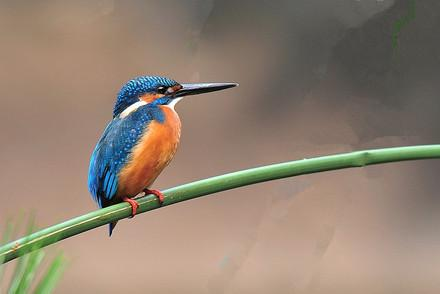
#> input picture opencv_3/images/29.jpg, 440 x 294 px, found by its file name
$ jupyter execute 'OpenCV 中的轮廓 .ipynb'   (older library calls are emulated)
#> lines starting #> are read from the running program, lines starting #| are printed output that depends on the picture; after the words box and inside, x2 and y2 are one past the last pixel; in counts of white or black regions, pixels touching at a corner belong together
[cell 1]
#绘制轮廓
import numpy as np
import cv2
from matplotlib import pyplot as plt

[cell 2]
import cv2
from matplotlib import pyplot as plt
img = cv2.imread('../images/29.jpg')
#> img is the input picture: shape (294, 440, 3); mean B, G, R 113.9, 129.5, 145.4
gray = cv2.cvtColor(img,cv2.COLOR_BGR2GRAY)
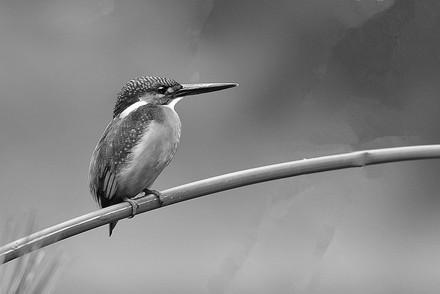
#> gray: shape (294, 440); min 1, max 255, mean 132.5
ret, binary = cv2.threshold(gray,127,255,cv2.THRESH_BINARY)
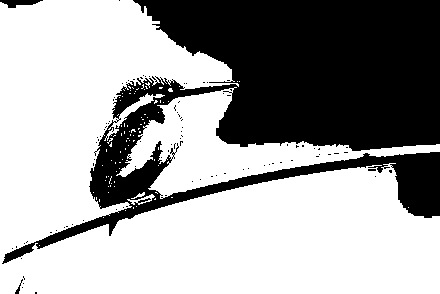
#> binary: shape (294, 440); 63.4% white; 95 black regions (92 under 20 px)

image,contours, hierarchy = cv2.findContours(binary,cv2.RETR_TREE,cv2.CHAIN_APPROX_SIMPLE)
#> contours = 233 contours, 228 with area under 20; largest, box (x1, y1, x2, y2) and area: (0, 0, 440, 294) 69812, (116, 87, 440, 199) 10339, (127, 194, 155, 205) 91, (137, 197, 152, 204) 40, (367, 168, 377, 172) 25
cv2.drawContours(img,contours,-1,(0,255,0),3)
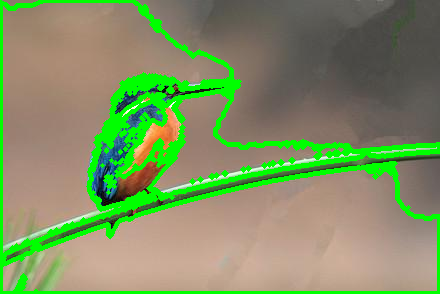
#> img: shape (294, 440, 3); 13.2% of pixels changed, all inside (x1, y1, x2, y2) = (0, 0, 440, 294)

cv2.imshow("img", img)
cv2.waitKey(0)
# plt.subplot(121),plt(img,'gray')
# plt.xticks([]),plt.yticks([])
# plt.show()

[cell 3]
cnt=contours[0]
#> cnt = [[39, 245]]
M=cv2.moments(cnt)
#> M = moments, m00 0
print(M)
#> (printed output is left out)

$ run again, with opencv_3/images/9.jpg copied over opencv_3/images/29.jpg
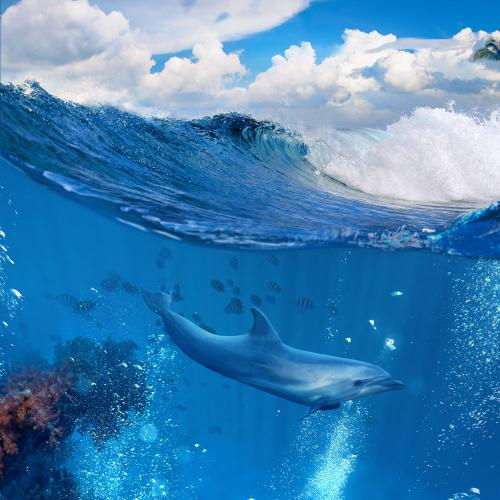
#> input picture opencv_3/images/9.jpg, 500 x 500 px, found by its file name
#> img is the input picture: shape (500, 500, 3); mean B, G, R 180.5, 131.5, 65.9
#> `ret, binary = cv2.threshold(gray,127,255,cv2.THRESH_BINARY)`:
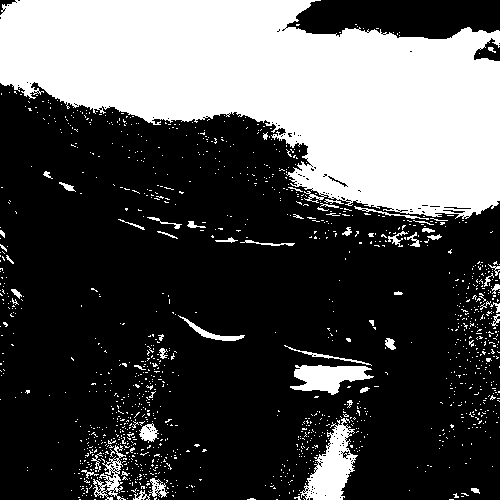
#> binary: shape (500, 500); 31.5% white; 1303 white regions (1248 under 20 px)
#> contours = 1583 contours, 1545 with area under 20; largest, box (x1, y1, x2, y2) and area: (0, 0, 500, 219) 67244, (300, 418, 358, 500) 2184, (290, 365, 374, 395) 1372, (93, 445, 126, 500) 552, (178, 315, 245, 341) 243
#> `cv2.drawContours(img,contours,-1,(0,255,0),3)`:
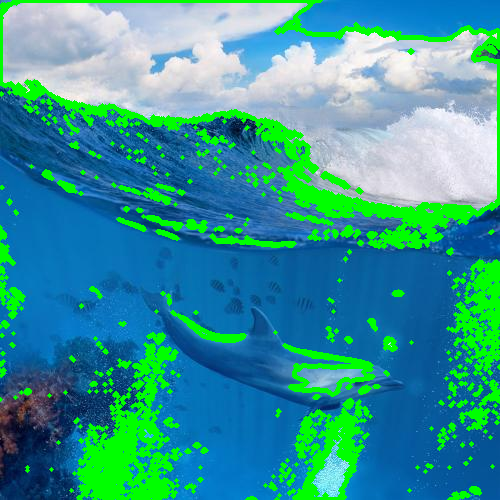
#> img: shape (500, 500, 3); 15.85% of pixels changed, all inside (x1, y1, x2, y2) = (0, 0, 500, 500)
#> cnt = [[449, 499], [453, 499]]
#> M = moments, m00 0
#> (printed output is left out)
